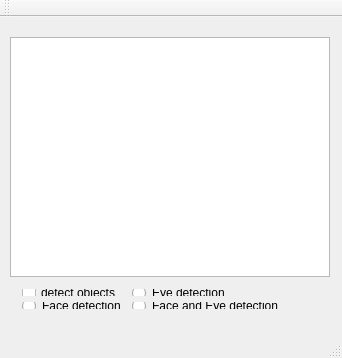
<?xml version="1.0" encoding="UTF-8"?>
<ui version="4.0">
 <class>CVitae</class>
 <widget class="QMainWindow" name="CVitae">
  <property name="geometry">
   <rect>
    <x>0</x>
    <y>0</y>
    <width>342</width>
    <height>358</height>
   </rect>
  </property>
  <property name="windowTitle">
   <string>CVitae</string>
  </property>
  <widget class="QWidget" name="centralWidget">
   <widget class="QGraphicsView" name="gvFrame">
    <property name="geometry">
     <rect>
      <x>10</x>
      <y>20</y>
      <width>320</width>
      <height>240</height>
     </rect>
    </property>
   </widget>
   <widget class="QWidget" name="">
    <property name="geometry">
     <rect>
      <x>11</x>
      <y>261</y>
      <width>320</width>
      <height>42</height>
     </rect>
    </property>
    <layout class="QFormLayout" name="formLayout">
     <item row="0" column="1">
      <widget class="QRadioButton" name="rbEyeDetection">
       <property name="text">
        <string>Eye detection</string>
       </property>
      </widget>
     </item>
     <item row="1" column="1">
      <widget class="QRadioButton" name="rbFaceAndEyesDetection">
       <property name="text">
        <string>Face and Eye detection</string>
       </property>
      </widget>
     </item>
     <item row="1" column="0">
      <widget class="QRadioButton" name="rbFaceDetection">
       <property name="text">
        <string>Face detection</string>
       </property>
      </widget>
     </item>
     <item row="0" column="0">
      <widget class="QCheckBox" name="chbDetectObjects">
       <property name="text">
        <string>detect objects</string>
       </property>
      </widget>
     </item>
    </layout>
   </widget>
  </widget>
  <widget class="QMenuBar" name="menuBar">
   <property name="geometry">
    <rect>
     <x>0</x>
     <y>0</y>
     <width>342</width>
     <height>21</height>
    </rect>
   </property>
  </widget>
  <widget class="QToolBar" name="mainToolBar">
   <attribute name="toolBarArea">
    <enum>TopToolBarArea</enum>
   </attribute>
   <attribute name="toolBarBreak">
    <bool>false</bool>
   </attribute>
  </widget>
  <widget class="QStatusBar" name="statusBar"/>
 </widget>
 <layoutdefault spacing="6" margin="11"/>
 <resources/>
 <connections/>
</ui>
